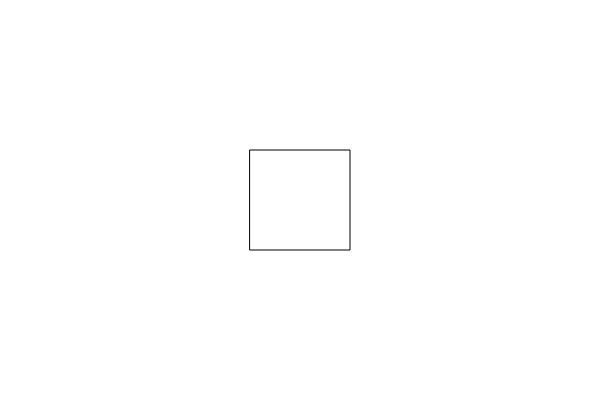
Frame 1 (no input)
Frame 60 (no input): identical to frame 1, image omitted
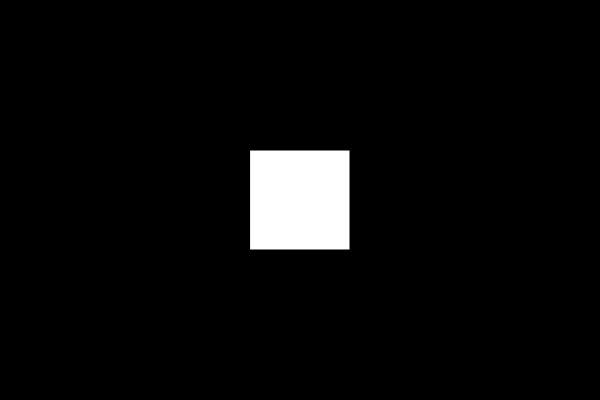
Frame 120 (the mouse pressed at the canvas centre since frame 60)

The p5.js sketch that drew these frames (run headless with seeded random() and noise() and a simulated clock; from frame 60 on, the mouse is pressed at the canvas centre):

// p5.js sketch
// ── sketch.js
var x = 250;
var y = 150;
var s = 100;

function setup() {
  createCanvas(600, 400);
}

function draw() {
  if ((mouseX > x) && (mouseX < x + s) && (mouseY > y) && (mouseY < y + s)) {
    background(0);
  } else {
    background(255);
  }
  rect(x, y, s, s);
}
